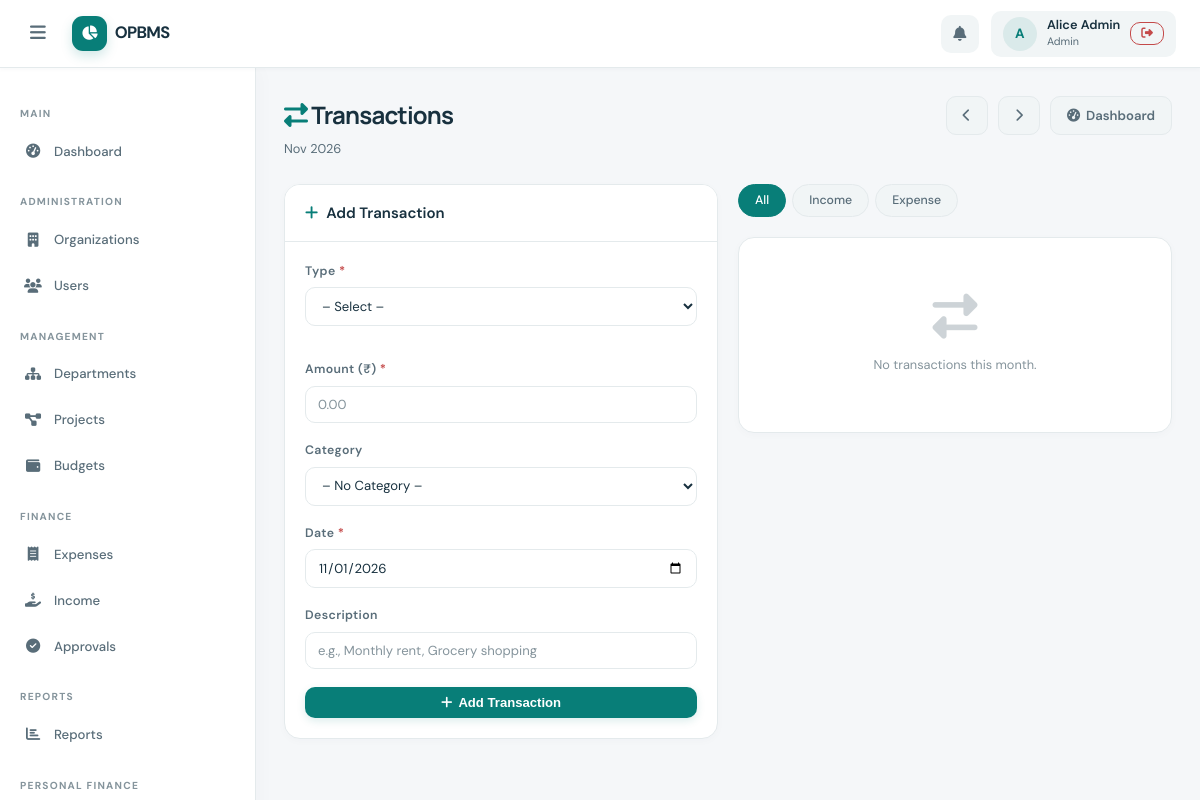
The page /personal/transactions.php (signed in) on the database its author committed.
### tables this page shows
CREATE TABLE IF NOT EXISTS users (
    id            INT UNSIGNED AUTO_INCREMENT PRIMARY KEY,
    name          VARCHAR(120)  NOT NULL,
    email         VARCHAR(180)  NOT NULL UNIQUE,
    password_hash VARCHAR(255)  NOT NULL,
    role          ENUM('admin','dept_manager','project_manager','employee','personal') NOT NULL DEFAULT 'employee',
    is_active     TINYINT(1)   NOT NULL DEFAULT 1,
    created_at    TIMESTAMP    NOT NULL DEFAULT CURRENT_TIMESTAMP,
    updated_at    TIMESTAMP    NOT NULL DEFAULT CURRENT_TIMESTAMP ON UPDATE CURRENT_TIMESTAMP,
    INDEX idx_users_role (role),
    INDEX idx_users_email (email)
);

### includes/auth.php (called while the page is built, shortened)
<?php
function getCurrentUser(): ?array {
    static $user = null;
    if ($user === null) {
        $pdo  = getDB();
        $stmt = $pdo->prepare("SELECT id, name, email, role, is_active FROM users WHERE id = ?");
        $stmt->execute([$_SESSION['user_id']]);
        $user = $stmt->fetch() ?: null;
    }
    return $user;
}

### includes/functions.php (called while the page is built, shortened)
<?php
function e(string $s): string {
    return htmlspecialchars($s, ENT_QUOTES | ENT_HTML5, 'UTF-8');
}
function sanitizeInt(mixed $val): int {
    return max(0, (int) filter_var($val, FILTER_SANITIZE_NUMBER_INT));
}

### personal/transactions.php (the view, shortened to what this page needs)
<?php
require_once __DIR__ . '/../includes/auth.php';
require_once __DIR__ . '/../includes/functions.php';
$pdo = getDB();
$uid  = $_SESSION['user_id'];
$month = sanitizeInt($_GET['month'] ?? date('n'));
$year  = sanitizeInt($_GET['year']  ?? date('Y'));
$typeFilter = in_array($_GET['type'] ?? 'all', ['all','income','expense'], true) ? ($_GET['type'] ?? 'all') : 'all';
$where  = ['pt.user_id=?', 'MONTH(pt.transaction_date)=?', 'YEAR(pt.transaction_date)=?'];
$params = [$uid, $month, $year];
$txStmt = $pdo->prepare("SELECT pt.*, ec.name as cat_name FROM personal_transactions pt
    LEFT JOIN expense_categories ec ON ec.id=pt.category_id
    WHERE " . implode(' AND ', $where) . " ORDER BY pt.transaction_date DESC, pt.created_at DESC");
$txStmt->execute($params); $transactions = $txStmt->fetchAll();
$months = ['Jan','Feb','Mar','Apr','May','Jun','Jul','Aug','Sep','Oct','Nov','Dec'];
require_once __DIR__ . '/../includes/header.php';
require_once __DIR__ . '/../includes/sidebar.php';
?>
<main class="main-content">
  <div class="page-header">
    <div>
      <h1 class="page-title"><i class="fa fa-exchange-alt" style="color:var(--color-primary)"></i> Transactions</h1>
      <p class="page-subtitle"><?= $months[$month-1].' '.$year ?></p>
    </div>
    <div class="page-actions">
      <?php
      $prevM = $month==1?12:$month-1; $prevY = $month==1?$year-1:$year;
      $nextM = $month==12?1:$month+1; $nextY = $month==12?$year+1:$year;
      ?>
      <a href="?month=<?= $prevM ?>&year=<?= $prevY ?>&type=<?= $typeFilter ?>" class="btn btn-secondary"><i class="fa fa-chevron-left"></i></a>
      <a href="?month=<?= $nextM ?>&year=<?= $nextY ?>&type=<?= $typeFilter ?>" class="btn btn-secondary"><i class="fa fa-chevron-right"></i></a>
      <a href="<?= BASE_URL ?>/personal/dashboard.php?month=<?= $month ?>&year=<?= $year ?>" class="btn btn-secondary"><i class="fa fa-tachometer-alt"></i> Dashboard</a>
    </div>
  </div>
  <div class="grid-2">
    <div class="card">
      <div class="card-header"><div class="card-title"><i class="fa fa-plus"></i> Add Transaction</div></div>
      <div class="card-body">
        <form method="POST">
          <div class="form-row">
            <div class="form-group">
              <label class="required">Type</label>
              <select name="tx_type" required>
                <option value="">– Select –</option>
              </select>
            </div>
            <div class="form-group">
              <label class="required">Amount (₹)</label>
              <input type="number" name="tx_amount" min="0.01" step="0.01" required placeholder="0.00">
            </div>
          </div>
          <div class="form-group">
            <label>Category</label>
            <select name="tx_category_id">
              <option value="">– No Category –</option>
            </select>
          </div>
          <div class="form-group">
            <label class="required">Date</label>
            <input type="date" name="tx_date" value="<?= sprintf('%04d-%02d-01', $year, $month) ?>" required>
          </div>
          <div class="form-group">
            <label>Description</label>
            <input type="text" name="tx_description" placeholder="e.g., Monthly rent, Grocery shopping">
          </div>
          <button type="submit" class="btn btn-primary btn-block"><i class="fa fa-plus"></i> Add Transaction</button>
        </form>
      </div>
    </div>
    <div>
      <div class="pill-tabs">
        <a href="?month=<?= $month ?>&year=<?= $year ?>&type=all" class="pill-tab <?= $typeFilter==='all'?'active':'' ?>">All</a>
        <a href="?month=<?= $month ?>&year=<?= $year ?>&type=income" class="pill-tab <?= $typeFilter==='income'?'active':'' ?>">Income</a>
        <a href="?month=<?= $month ?>&year=<?= $year ?>&type=expense" class="pill-tab <?= $typeFilter==='expense'?'active':'' ?>">Expense</a>
      </div>
      <div class="card">
        <div class="card-body" style="padding:0;max-height:520px;overflow-y:auto;">
          <?php if (empty($transactions)): ?>
          <div class="empty-state"><i class="fa fa-exchange-alt"></i><p>No transactions this month.</p></div>
          <?php endif; ?>
        </div>
      </div>
    </div>
  </div>
</main>
<?php require_once __DIR__ . '/../includes/footer.php'; ?>

### includes/header.php (shortened to what this page needs)
<?php
require_once __DIR__ . '/../includes/functions.php';
$currentUser = getCurrentUser();
?>
<!DOCTYPE html>
<html lang="en">
<head>
<link rel="stylesheet" href="<?= BASE_URL ?>/assets/css/style.css">
<link rel="stylesheet" href="https://cdnjs.cloudflare.com/ajax/libs/font-awesome/6.5.0/css/all.min.css">
</head>
<body>
<div class="app-wrapper">
<header class="topbar">
  <button class="sidebar-toggle" id="sidebarToggle" aria-label="Toggle Sidebar" aria-controls="sidebar" aria-expanded="false">
    <i class="fa fa-bars"></i>
  </button>
  <a class="topbar-brand" href="<?= BASE_URL ?>/">
    <span class="brand-mark"><i class="fa-solid fa-chart-pie"></i></span>
    <span>OPBMS</span>
  </a>
  <nav class="topbar-right">
    <?php
    $currentRole = $currentUser['role'] ?? '';
    $activityUrl = $currentRole === 'personal'
        ? BASE_URL . '/personal/transactions.php'
        : (in_array($currentRole, ['admin', 'dept_manager', 'project_manager'], true)
            ? BASE_URL . '/approvals/index.php'
            : BASE_URL . '/expenses/index.php');
    ?>
    <a href="<?= $activityUrl ?>" class="topbar-icon-btn" title="<?= in_array($currentRole, ['admin', 'dept_manager', 'project_manager'], true) ? 'Review approvals' : 'View activity' ?>" aria-label="<?= in_array($currentRole, ['admin', 'dept_manager', 'project_manager'], true) ? 'Review approvals' : 'View activity' ?>">
      <i class="fa fa-bell"></i>
    </a>
    <?php if ($currentUser): ?>
    <div class="topbar-user">
      <div class="user-avatar"><?= strtoupper(substr($currentUser['name'], 0, 1)) ?></div>
      <div class="user-meta">
        <span class="user-name"><?= e($currentUser['name']) ?></span>
        <span class="user-role"><?= e(ucwords(str_replace('_', ' ', $currentUser['role']))) ?></span>
      </div>
      <a href="<?= BASE_URL ?>/auth/logout.php" class="btn btn-sm btn-outline-danger" title="Logout">
        <i class="fa fa-sign-out-alt"></i>
      </a>
    </div>
    <?php endif; ?>
  </nav>
</header>

### rows shown on the page
users: name "A", name "Alice Admin", role "Admin"

### other values the page prints
$label "Dashboard Organizations Users Departments Projects Budgets Expenses Income Approvals Reports"
$months[$month-1] "Nov"
$year "2026"
